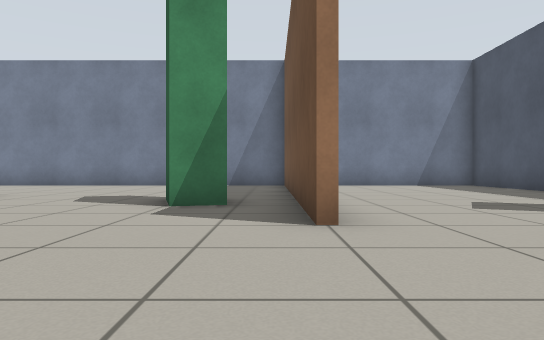
[1] (above)

18 first-person views from a walk through a robot-simulator world made for Gazebo. The camera is 0.5 m above the floor, looks level and sees 70° across. The floor is counted in squares, 1 m on a side. Each view is taken from the middle of a square. On the plan, view 1 faces up. The plan holds only what a view shows up to about 9 squares ahead; the rest is blank. The robots in the file are not drawn.

[2]
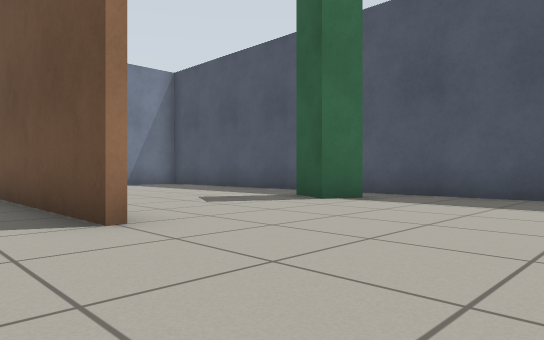

[3]
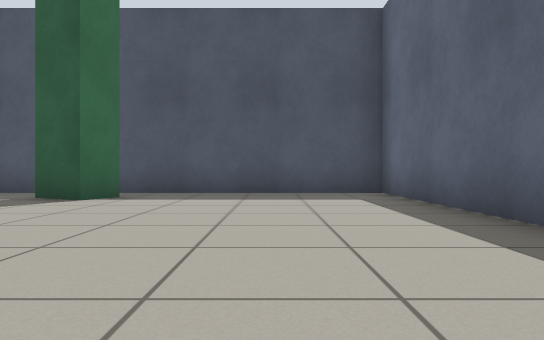

[4]
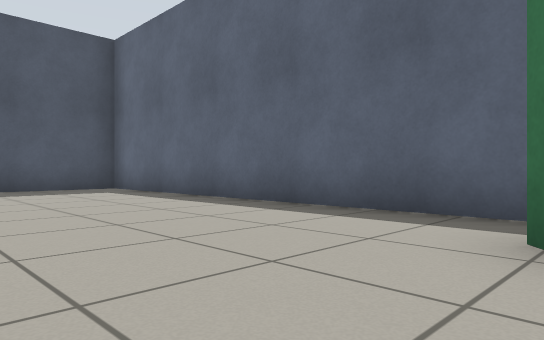

[5]
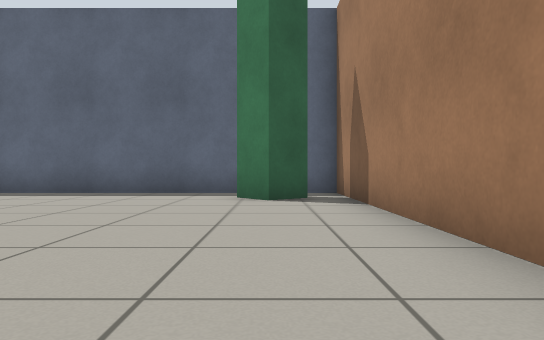

[6]
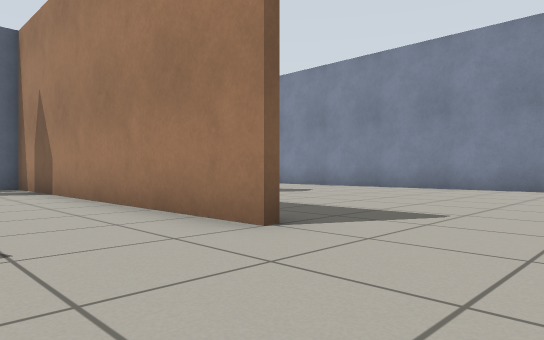

[7]
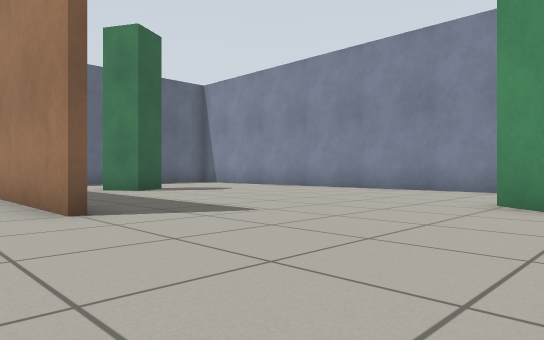

[8]
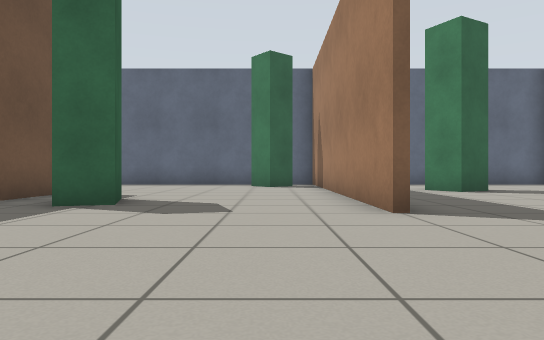

[9]
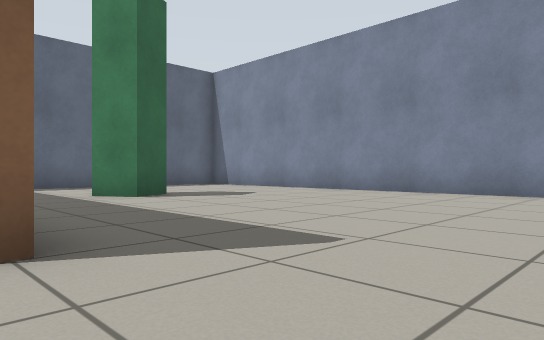

[10]
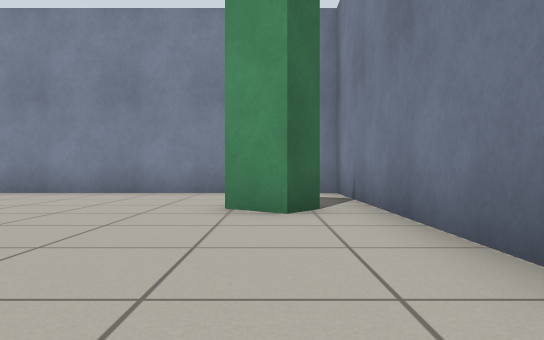

[11]
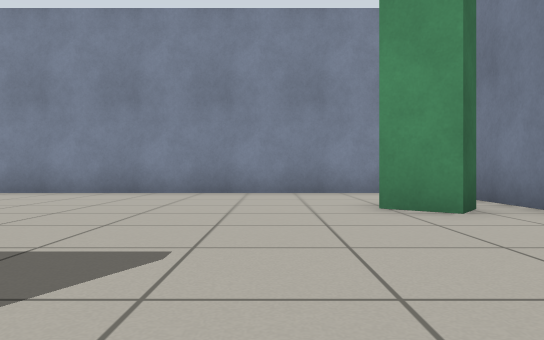

[12]
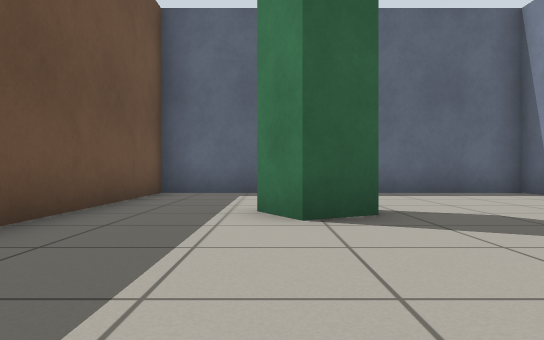

[13]
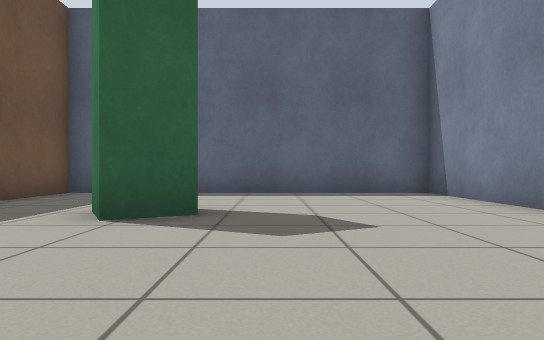

[14]
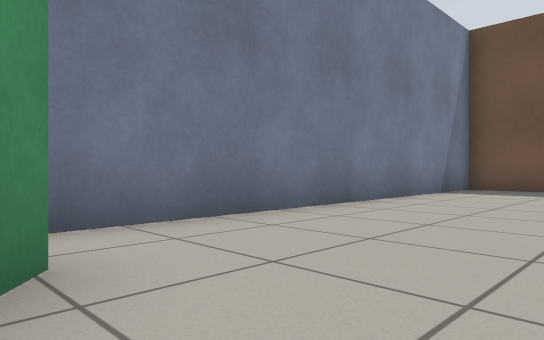

[15]
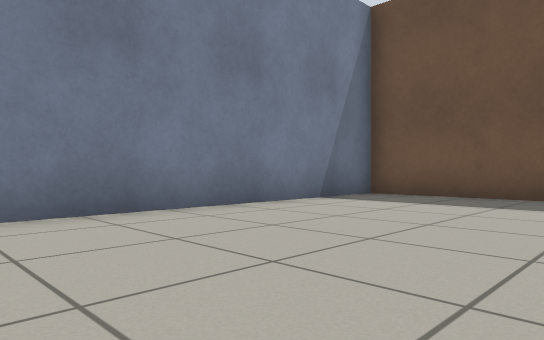

[16]
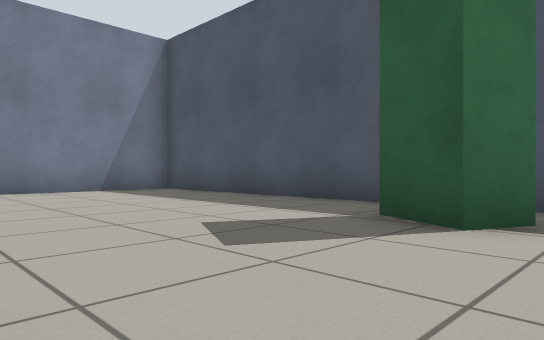

[17]
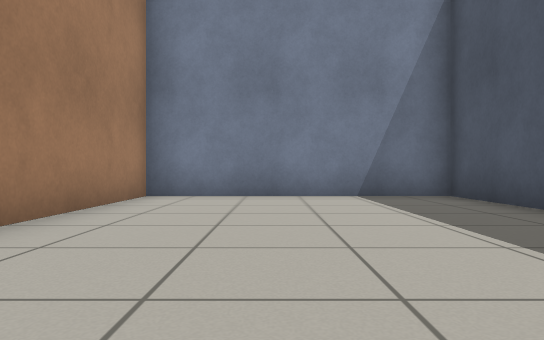

[18]
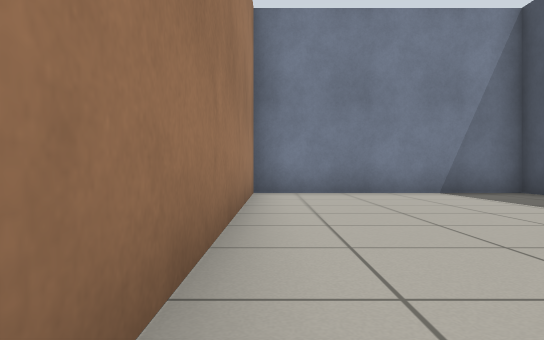

### Floor plan
Points are (right, up) in squares from view 1. A wall is a line through its corners. A room is listed if a view was taken in it or the views show most of it. See-through windows are left out.
Room 1 (views 1, 2, 3, 4, 5, 6, 7, 8, 9, 10, 11, 12, 13, 14, 15, 16, 17, 18)
walls: (-5.4, 7.5) (-5.4, -1.4); (-0.5, 5.6) (-1.4, 5.3) (-1.8, 6.5) (-0.9, 6.7); (0.4, 3.5) (0.4, 12.5); (-4.6, 0.1) (-4, 0.6) (-3.3, -0.1); (-9.3, 2.6) (-8.3, 3.2) (-7.8, 2.2); (-3.2, -1.4) (6.4, -1.4) (6.4, 12.4) (-13.4, 12.4) (-13.4, -1.4) (-4.8, -1.4); (-5.6, -1.5) (-5.6, 3.6); (0.6, 12.4) (0.6, 4.5); (-10, 11.7) (-9.4, 11.2) (-10.1, 10.3); (5.1, 3.8) (4.4, 4.1) (5, 5.3)

Positions as (right, up) in squares from view 1, and headings:
1: (0, 0), facing up
2: (-1, 0), facing up-right
3: (-2, 1), facing right
4: (-4, 3), facing down-right
5: (-4, 7), facing down
6: (-3, 10), facing down-left
7: (-4, 12), facing down-left
8: (-4, 12), facing down
9: (-5, 10), facing down-left
10: (-5, 11), facing left
11: (-5, 9), facing left
12: (-8, 7), facing down
13: (-10, 7), facing down
14: (-10, 9), facing up-right
15: (-7, 8), facing up-right
16: (1, 3), facing up-right
17: (3, 5), facing up
18: (1, 4), facing up
